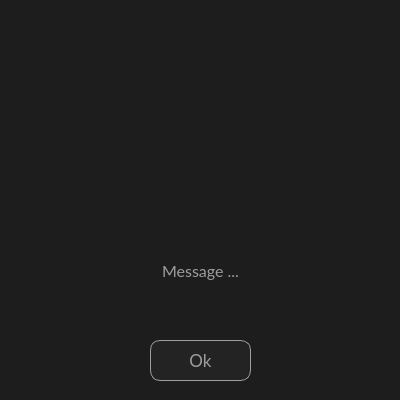
<?xml version="1.0" encoding="UTF-8"?>
<ui version="4.0">
 <class>MessageDialog</class>
 <widget class="QDialog" name="MessageDialog">
  <property name="geometry">
   <rect>
    <x>0</x>
    <y>0</y>
    <width>400</width>
    <height>400</height>
   </rect>
  </property>
  <property name="minimumSize">
   <size>
    <width>400</width>
    <height>400</height>
   </size>
  </property>
  <property name="maximumSize">
   <size>
    <width>400</width>
    <height>400</height>
   </size>
  </property>
  <property name="windowTitle">
   <string>Dialog</string>
  </property>
  <property name="styleSheet">
   <string notr="true">background-color: #1d1d1d;</string>
  </property>
  <widget class="QLabel" name="label_message">
   <property name="geometry">
    <rect>
     <x>20</x>
     <y>230</y>
     <width>361</width>
     <height>81</height>
    </rect>
   </property>
   <property name="font">
    <font>
     <family>Lato</family>
     <pointsize>12</pointsize>
    </font>
   </property>
   <property name="styleSheet">
    <string notr="true">color: #9e9e9e;</string>
   </property>
   <property name="text">
    <string>Message ...</string>
   </property>
   <property name="alignment">
    <set>Qt::AlignmentFlag::AlignCenter</set>
   </property>
   <property name="wordWrap">
    <bool>true</bool>
   </property>
  </widget>
  <widget class="QPushButton" name="button_ok">
   <property name="geometry">
    <rect>
     <x>150</x>
     <y>340</y>
     <width>101</width>
     <height>41</height>
    </rect>
   </property>
   <property name="font">
    <font>
     <family>Lato</family>
     <pointsize>13</pointsize>
    </font>
   </property>
   <property name="cursor">
    <cursorShape>PointingHandCursor</cursorShape>
   </property>
   <property name="styleSheet">
    <string notr="true">QPushButton {
    border: 1px solid #9e9e9e;
    background-color: #232323; 
    color: #9e9e9e;
    border-radius: 10px;
}

QPushButton:hover {
	background-color: #131313;
}
</string>
   </property>
   <property name="text">
    <string>Ok</string>
   </property>
  </widget>
  <widget class="QLabel" name="label_icon">
   <property name="enabled">
    <bool>true</bool>
   </property>
   <property name="geometry">
    <rect>
     <x>100</x>
     <y>20</y>
     <width>201</width>
     <height>191</height>
    </rect>
   </property>
   <property name="text">
    <string/>
   </property>
   <property name="pixmap">
    <pixmap>ui/_pics/icons/error_magenta.png</pixmap>
   </property>
   <property name="scaledContents">
    <bool>true</bool>
   </property>
   <property name="alignment">
    <set>Qt::AlignmentFlag::AlignCenter</set>
   </property>
  </widget>
 </widget>
 <resources/>
 <connections/>
</ui>
